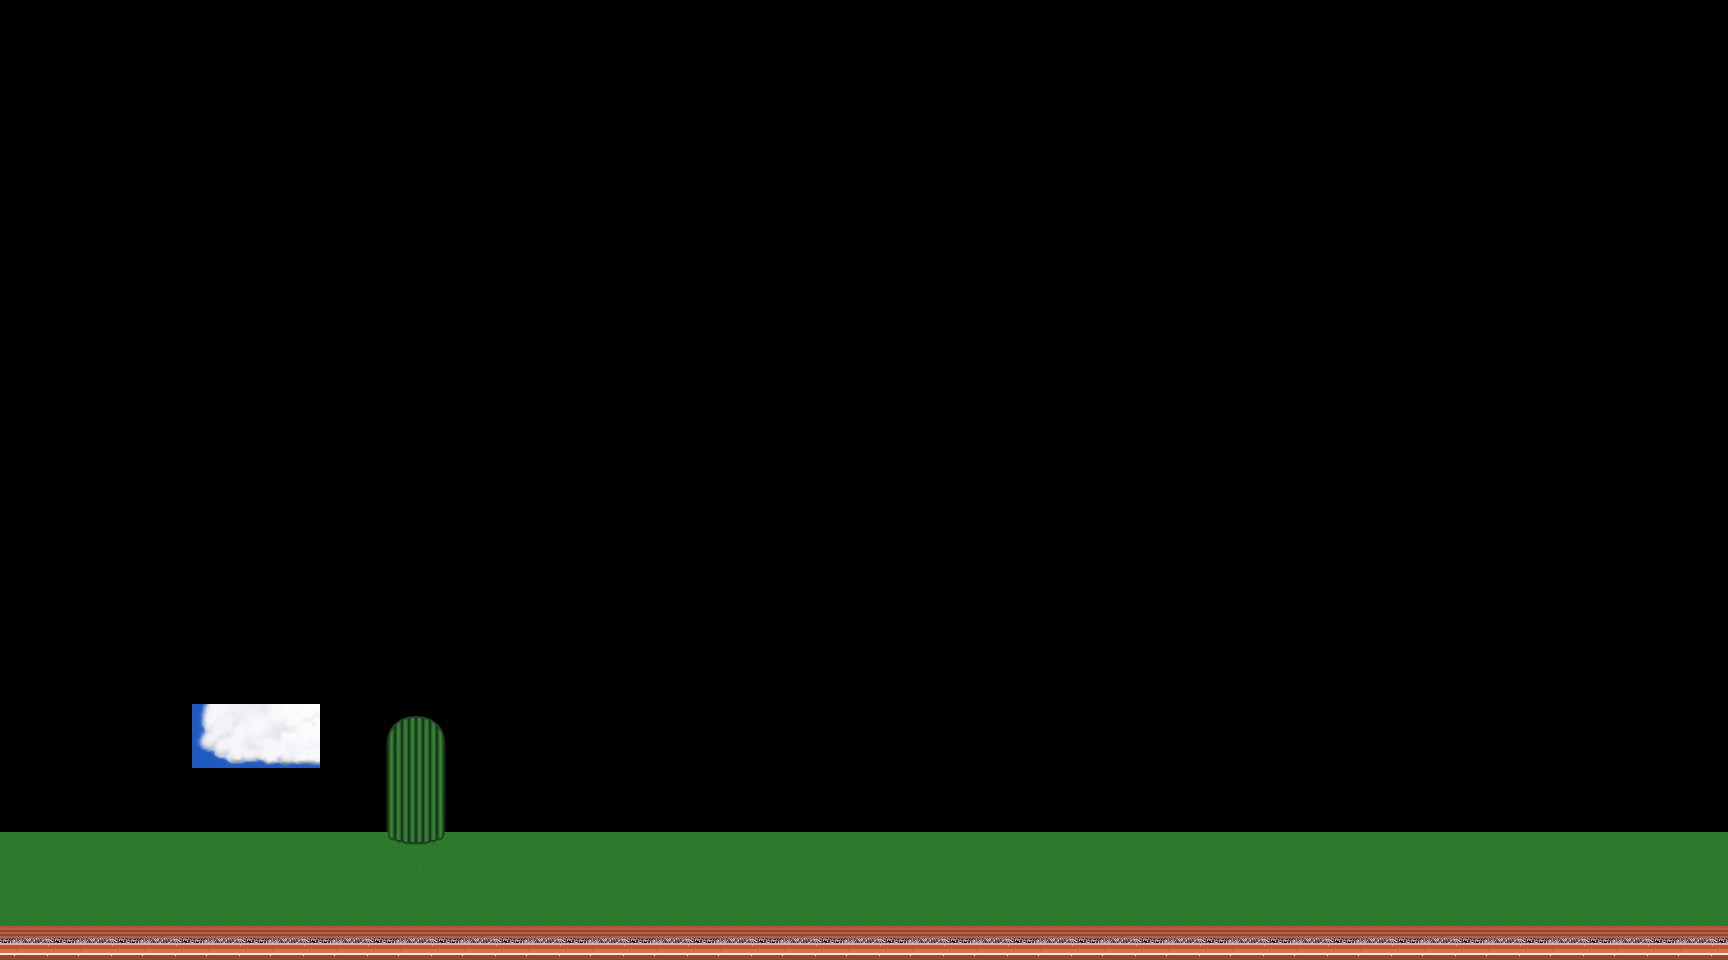

This is a level from a 2D game, rendered from its Tiled map with the project's own tilesets. A one-line summary and the map file follow, with tile-layer data summarised:
An orthogonal 27x15 tile map with 64x64 px tiles, 2 tile layers (Tile Layer 1, Tile Layer 2) and 8 objects.

<map version="1.0" orientation="orthogonal" renderorder="right-down" width="27" height="15" tilewidth="64" tileheight="64" nextobjectid="21">
 <tileset firstgid="1" name="atileset_gutter" tilewidth="64" tileheight="64" spacing="2" margin="1">
  <image source="atileset_gutter.png" width="1024" height="1024" />
 </tileset>
 <layer name="Tile Layer 1" width="27" height="15">
  <data>[405 cells, 0 non-empty, 0 distinct tile ids]</data>
 </layer>
 <layer name="Tile Layer 2" width="27" height="15">
  <data>[405 cells, 60 non-empty, 9 distinct tile ids]</data>
 </layer>
 <objectgroup name="Ground">
  <object id="2" x="0" y="832" width="1728" height="128" />
  <object id="11" x="1713.33" y="0" width="14.6667" height="832" />
  <object id="13" x="0" y="0" width="13.3333" height="832" />
  <object id="15" x="20" y="2" width="1685.33" height="12" />
  <object id="16" x="1239.39" y="142.424" width="196.97" height="630.303" />
  <object id="17" x="1457.58" y="48.4848" width="106.061" height="130.303" />
  <object id="18" x="1512.12" y="721.212" width="42.4242" height="90.9091" />
 </objectgroup>
 <objectgroup name="Computer">
  <object id="1" x="192" y="704" width="128" height="128" />
 </objectgroup>
 <objectgroup name="Nubes" />
 <objectgroup name="Trees" />
 <objectgroup name="Object Layer 5" />
</map>